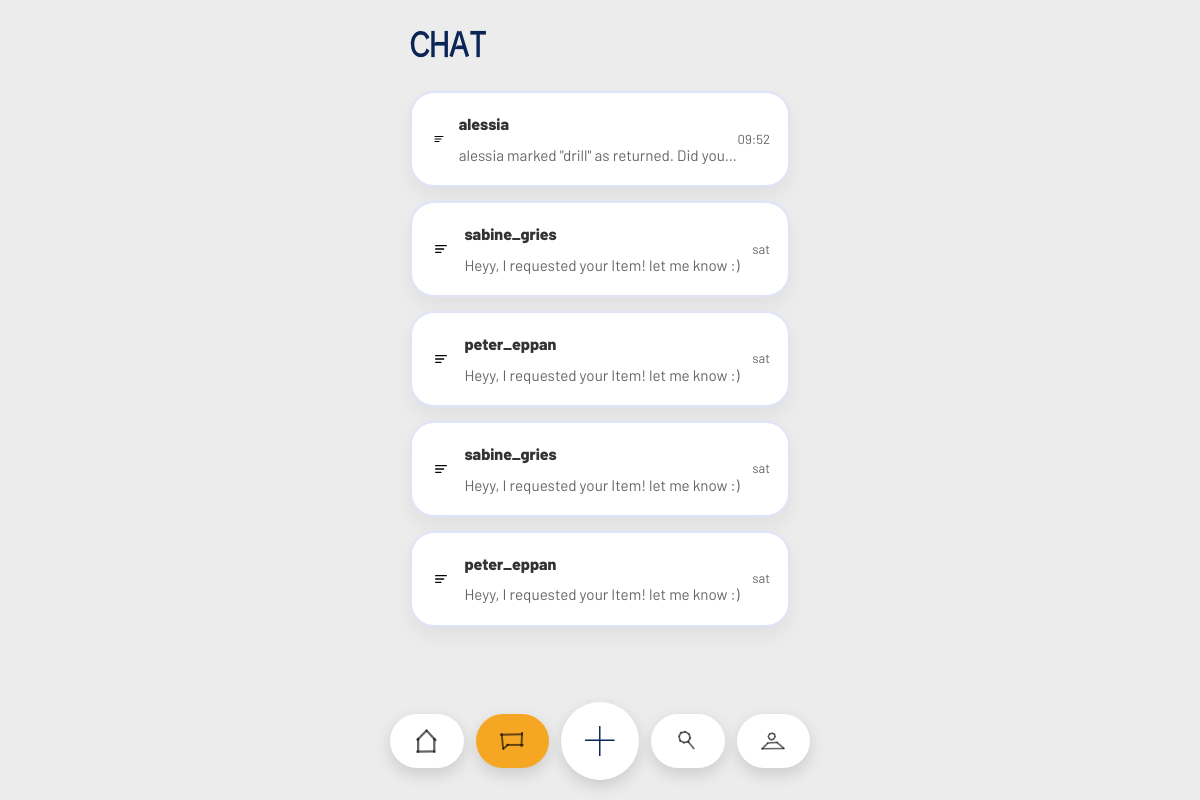
The page /chat (signed in) on the database as committed earlier.
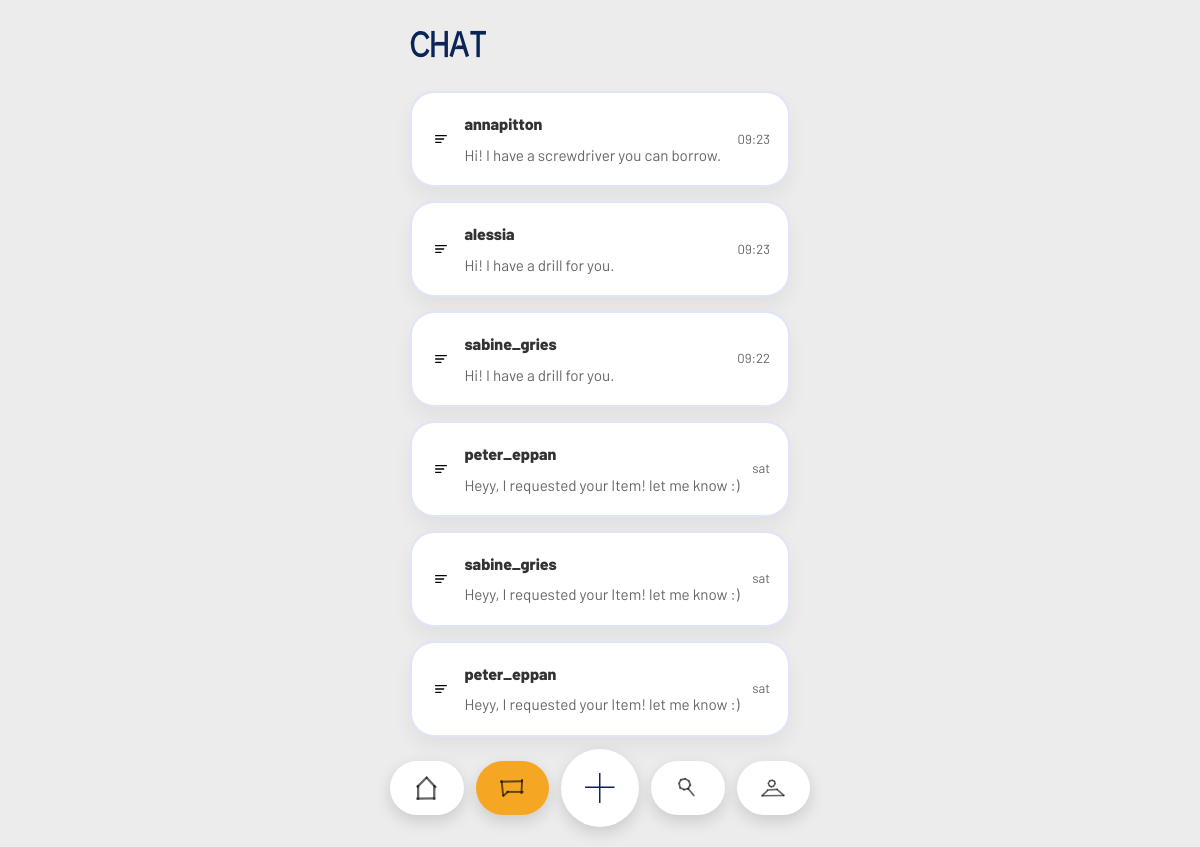
The same page on the database as committed later.
### tables this page shows
CREATE TABLE requests (
            id INTEGER PRIMARY KEY AUTOINCREMENT,
            item_id INTEGER NOT NULL,
            borrower_id INTEGER NOT NULL,
            status TEXT DEFAULT 'pending',
            created_at TIMESTAMP DEFAULT CURRENT_TIMESTAMP,
            FOREIGN KEY (item_id) REFERENCES items (id),
            FOREIGN KEY (borrower_id) REFERENCES "users_old" (id)
        );

### app.py (the view)
@app.route('/chat')
def chat_index():
    if 'user_id' not in session:
        return redirect(url_for('login'))
    conn = get_db_connection()
    cursor = conn.cursor()
    cursor.execute('''
        SELECT r.id, i.name as item_name,
               (CASE WHEN i.owner_id = ? THEN u2.username ELSE u1.username END) as other_name,
               (SELECT content FROM messages m WHERE m.request_id = r.id ORDER BY m.created_at DESC LIMIT 1) as last_message,
               (SELECT created_at FROM messages m WHERE m.request_id = r.id ORDER BY m.created_at DESC LIMIT 1) as last_message_at
        FROM requests r
        JOIN items i ON r.item_id = i.id
        JOIN users u1 ON i.owner_id = u1.id
        JOIN users u2 ON r.borrower_id = u2.id
        WHERE (i.owner_id = ? OR r.borrower_id = ?)
          AND EXISTS (SELECT 1 FROM messages m WHERE m.request_id = r.id)
        ORDER BY last_message_at DESC
    ''', (session['user_id'], session['user_id'], session['user_id']))
    rows = cursor.fetchall()
    conn.close()
    chats = []
    for row in rows:
        chat = dict(row)
        chat['last_message_at'] = format_chat_timestamp(row['last_message_at'])
        chats.append(chat)
    return render_template('chat_list.html', chats=chats)

### app.py (called while the page is built)
@app.url_defaults
def add_static_file_version(endpoint, values):
    if endpoint != 'static' or 'filename' not in values:
        return
    filepath = os.path.join(app.static_folder, values['filename'])
    if os.path.exists(filepath):
        values['v'] = int(os.path.getmtime(filepath))

def get_db_connection():
    conn = sqlite3.connect(DATABASE)
    conn.row_factory = sqlite3.Row
    conn.create_function('distance_km', 4, haversine_km)
    return conn

@app.context_processor
def inject_current_user_photo():
    if 'user_id' not in session:
        return {'current_user_photo': None}
    conn = get_db_connection()
    cursor = conn.cursor()
    cursor.execute('SELECT photo FROM users WHERE id = ?', (session['user_id'],))
    row = cursor.fetchone()
    conn.close()
    return {'current_user_photo': row['photo'] if row else None}

def format_chat_timestamp(value):
    if not value:
        return ''
    try:
        ts = datetime.strptime(value, '%Y-%m-%d %H:%M:%S')
    except (TypeError, ValueError):
        return value
    today = datetime.now().date()
    if ts.date() == today:
        return ts.strftime('%H:%M')
    elif (today - ts.date()).days < 7:
        return ts.strftime('%a').lower()
    else:
        return ts.strftime('%d/%m/%Y')

### templates/chat_list.html (shortened to what this page needs)
<!DOCTYPE html>
<html lang="en">
<head>
    <link rel="stylesheet" href="{{ url_for('static', filename='style.css') }}">
</head>
<body class="chat-page">
    <div class="container">
        <header class="chat-header">
            <h1>CHAT</h1>
        </header>
        <main>
            <section class="chat-list-section">
                {% if chats %}
                <div class="chat-list">
                    {% for chat in chats %}
                    <a href="{{ url_for('chat', request_id=chat.id) }}" class="chat-card">
                        <div class="chat-card-left">
                            <div class="avatar icon icon-request"></div>
                            <div class="chat-card-text">
                                <div class="chat-name">{{ chat.other_name }}</div>
                                <p class="chat-snippet">{{ chat.last_message }}</p>
                            </div>
                        </div>
                        <div class="chat-card-time">{{ chat.last_message_at }}</div>
                    </a>
                    {% endfor %}
                </div>
                {% else %}
                <p class="empty-state">No messages yet</p>
                {% endif %}
            </section>
        </main>
        {% include 'footer_nav.html' %}
    </div>
</body>
</html>

### templates/footer_nav.html (shortened to what this page needs)
<nav class="bottom-nav">
    <a href="{{ url_for('dashboard') }}" class="nav-item{% if request.path == '/' or request.path.startswith('/dashboard') %} active{% endif %}" aria-label="Home">
        <span class="icon icon-nav-home" aria-hidden="true"></span>
    </a>
    <a href="{{ url_for('chat_index') }}" class="nav-item{% if request.path.startswith('/chat') %} active{% endif %}" aria-label="Chat">
        <span class="icon icon-nav-chat" aria-hidden="true"></span>
    </a>
    <a href="{{ url_for('add_item') }}" onclick="return openFooterAddItemModal(event)" class="nav-item center-action" aria-label="Add item">
        <svg class="plus-icon" viewBox="0 0 59 61" aria-hidden="true" xmlns="http://www.w3.org/2000/svg">
            <path d="M58.0137 29.0005L0.0134028 29.1806" />
            <path d="M29.0127 60.0723L29.0127 -1.85711e-05" />
        </svg>
    </a>
    <a href="{{ url_for('explore') }}" class="nav-item{% if request.path.startswith('/explore') or request.path.startswith('/search') %} active{% endif %}" aria-label="Explore">
        <span class="icon icon-nav-search" aria-hidden="true"></span>
    </a>
    <a href="{{ url_for('profile') }}" class="nav-item{% if request.path.startswith('/profile') %} active{% endif %}" aria-label="Profile">
        <span class="icon icon-nav-profile" aria-hidden="true"></span>
    </a>
</nav>

### static/style.css (style rules this page uses)
:root { --font-primary: 'Apfel Grotezk Mittel', 'Barlow', sans-serif; --font-secondary: 'Barlow', sans-serif; --font-heading: 'GapSans Bold', 'Apfel Grotezk Mittel', sans-serif; --primary-color: #0026CF; --secondary-color: #ff1493;; --background-color: #ececec; --card-background: #ffffff; --text-color: #333333; --text-light: #666666; --success-color: #7ed321; --error-color: #d0021b; --warning-color: #f5a623; --border-radius: 12px; --shadow: 0 4px 12px rgba(0, 0, 0, 0.1); }
* { margin: 0; padding: 0; box-sizing: border-box; }
h1, h2, h3, h4, h5, h6 { font-family: var(--font-heading); }
html { overflow-x: hidden; }
body { font-family: var(--font-primary); background-color: #ececec; color: var(--text-color); line-height: 1.6; max-width: 420px; margin: 0 auto; width: 100%; padding-bottom: 90px; overflow-x: hidden; }
.container { max-width: 420px; margin: 0 auto; padding: 20px; }
header { text-align: center; margin-bottom: 40px; }
header h1 { font-size: 3rem; color: var(--primary-color); margin-bottom: 10px; }
nav { display: flex; justify-content: center; gap: 20px; flex-wrap: wrap; }
nav a { text-decoration: none; color: var(--primary-color); padding: 10px 20px; border-radius: 25px; background-color: var(--card-background); box-shadow: var(--shadow); transition: transform 0.2s, box-shadow 0.2s; }
main { background-color: var(--card-background); border-radius: var(--border-radius); padding: 30px; padding-top:10px; box-shadow: var(--shadow); margin-top:10px; }
.chat-page main { background-color: transparent; box-shadow: none; padding: 0; margin-top: 0; }
.chat-header { display: flex; align-items: flex-start; gap: 14px; margin-bottom: 20px; }
.chat-header h1 { font-size: 2rem; text-align: left; color: #0a2555; text-transform: none; margin: 0; }
.chat-list-section { max-width: 100%; }
.chat-list { display: flex; flex-direction: column; gap: 14px; }
.chat-card { display: flex; align-items: center; justify-content: space-between; padding: 18px 18px; background: white; border-radius: 24px; text-decoration: none; color: inherit; border: 2px solid rgba(0, 38, 204, 0.12); box-shadow: 0 10px 20px rgba(0,0,0,0.05); transition: transform 0.2s ease, box-shadow 0.2s ease; }
.chat-card-left { display: flex; align-items: center; gap: 12px; flex: 1 1 auto; min-width: 0; }
.chat-card-text { flex: 1 1 auto; min-width: 0; }
.chat-name { font-weight: 800; font-size: 1rem; margin-bottom: 6px; }
.chat-snippet { margin: 0; color: var(--text-light); font-size: 0.95rem; overflow: hidden; text-overflow: ellipsis; white-space: nowrap; }
.chat-card-time { font-size: 0.82rem; color: var(--text-light); white-space: nowrap; }
.icon { display: inline-flex; width: 1.4rem; height: 1.4rem; align-items: center; justify-content: center; background-repeat: no-repeat; background-position: center; background-size: 70%; }
.bottom-nav { position: fixed; left: 20px; right: 20px; bottom: 20px; display: flex; flex-wrap: nowrap; justify-content: space-between; align-items: center; gap: 12px; padding: 0; background: transparent; box-shadow: none; z-index: 100; max-width: 420px; margin: 0 auto; }
.bottom-nav .nav-item { flex: 1 1 0; min-width: 0; height: 54px; border-radius: 999px; display: flex; align-items: center; justify-content: center; text-decoration: none; color: #0a2555; background: white; transition: transform 0.2s ease, background 0.2s ease, color 0.2s ease; box-shadow: 0 6px 16px rgba(0,0,0,0.14); padding: 0; }
.bottom-nav .nav-item .icon { width: 1.5rem; height: 1.5rem; background-size: contain; }
.bottom-nav .nav-item.active { background: #f5a623; color: #0a2555; }
.bottom-nav .nav-item.center-action { flex: 0 0 auto; width: 78px; height: 78px; border-radius: 50%; background: white; color: #0a2555; box-shadow: 0 6px 16px rgba(0,0,0,0.14); }
.bottom-nav .nav-item.center-action .plus-icon { width: 30px; height: 30px; stroke: #0a2555; stroke-width: 3; stroke-linecap: round; fill: none; }

Rows that differ between the two databases and show on the page:
added requests: other_name "annapitton", last_message "Hi! I have a screwdriver you can borrow.", last_message_at "09:23"
changed requests (number 2 of 6 on the later page): last_message "alessia marked \"drill\" as returned. Did you…" → "Hi! I have a drill for you."; last_message_at "09:52" → "09:23"
computed for requests (number 3 of 6 on the later page): last_message "Heyy, I requested your Item! let me know :)" → "Hi! I have a drill for you."; last_message_at "sat" → "09:22"
